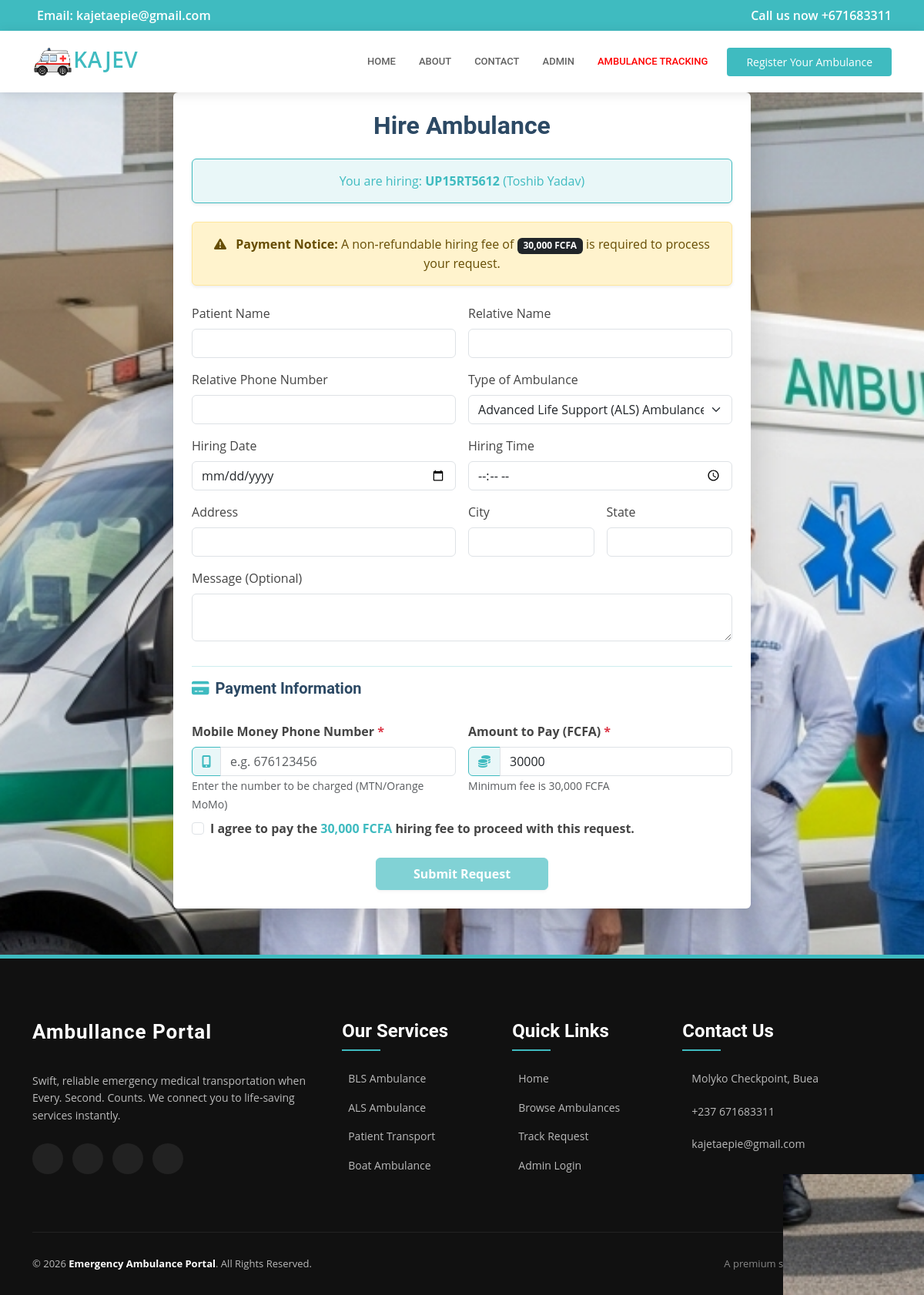
The app's page /hire-ambulance.php?id=4 with its own data.
### tables this page shows
CREATE TABLE `tblpage` (
  `ID` int(10) NOT NULL,
  `PageType` varchar(200) DEFAULT NULL,
  `PageTitle` varchar(200) DEFAULT NULL,
  `PageDescription` mediumtext DEFAULT NULL,
  `Email` varchar(200) DEFAULT NULL,
  `MobileNumber` bigint(10) DEFAULT NULL,
  `UpdationDate` timestamp NULL DEFAULT NULL ON UPDATE current_timestamp()
);

CREATE TABLE `tblambulance` (
  `ID` int(11) NOT NULL,
  `AmbulanceType` varchar(250) DEFAULT NULL,
  `AmbRegNum` varchar(250) DEFAULT NULL,
  `DriverName` varchar(250) DEFAULT NULL,
  `DriverContactNumber` bigint(20) DEFAULT NULL,
  `CreationDate` timestamp NULL DEFAULT current_timestamp(),
  `Status` varchar(250) DEFAULT NULL,
  `UpdationDate` timestamp NULL DEFAULT NULL ON UPDATE current_timestamp()
);

### hire-ambulance.php (the view, shortened to what this page needs)
<?php
include('includes/dbconnection.php');
$ambulance_id = isset($_GET['id']) ? intval($_GET['id']) : 0;
$ambulance = null;
if ($ambulance_id > 0) {
    $result = mysqli_query($con, "SELECT * FROM tblambulance WHERE ID = $ambulance_id");
    $ambulance = mysqli_fetch_assoc($result);
}
?>
<!DOCTYPE html>
<html lang="en">
<head>
    <link href="assets/vendor/fontawesome-free/css/all.min.css" rel="stylesheet">
    <link href="assets/vendor/bootstrap/css/bootstrap.min.css" rel="stylesheet">
    <link href="assets/css/style.css" rel="stylesheet">
</head>
<body>
<?php include_once('includes/header.php'); ?>
<div class="container" style="margin-top: 120px; margin-bottom: 60px;">
    <div class="p-4 rounded shadow-lg bg-white mx-auto" style="max-width: 100%; width: 750px;">
        <h2 class="mb-4 text-center fw-bold" style="color: #2c4964;">Hire Ambulance</h2>
        <?php if($ambulance): ?>
            <div class="alert alert-info text-center mb-4 shadow-sm" style="background-color: #e9f7f8; border-color: #3fbbc0; color: #3fbbc0;">You are hiring: <strong><?php echo $ambulance['AmbRegNum']; ?></strong> (<?php echo $ambulance['DriverName']; ?>)</div>
        <?php endif; ?>
        <div class="alert alert-warning text-center mb-4 shadow-sm">
            <i class="fas fa-exclamation-triangle me-2"></i>
            <strong>Payment Notice:</strong> A non-refundable hiring fee of <span class="badge bg-dark">30,000 FCFA</span> is required to process your request.
        </div>
        <form method="post" action="" id="ambulanceForm">
        <div class="row g-3">
            <div class="col-md-6">
                <label for="pname" class="form-label">Patient Name</label>
                <input type="text" class="form-control" id="pname" name="pname" required>
            </div>
            <div class="col-md-6">
                <label for="rname" class="form-label">Relative Name</label>
                <input type="text" class="form-control" id="rname" name="rname" required>
            </div>
            <div class="col-md-6">
                <label for="phone" class="form-label">Relative Phone Number</label>
                <input type="tel" class="form-control" id="phone" name="phone" pattern="[0-9]{9}" maxlength="9" required title="Enter exactly 9 digits">
            </div>
            <div class="col-md-6">
                <label for="ambulancetype" class="form-label">Type of Ambulance</label>
                <select name="ambulancetype" id="ambulancetype" class="form-select" required>
                    <option value="2" <?php if($ambulance && $ambulance['AmbulanceType']=='2') echo 'selected'; ?>>Advanced Life Support (ALS) Ambulances</option>
                </select>
            </div>
            <div class="col-md-6">
                <label for="hdate" class="form-label">Hiring Date</label>
                <input type="date" class="form-control" id="hdate" name="hdate" required>
            </div>
            <div class="col-md-6">
                <label for="htime" class="form-label">Hiring Time</label>
                <input type="time" class="form-control" id="htime" name="htime" required>
            </div>
            <div class="col-md-6">
                <label for="address" class="form-label">Address</label>
                <input type="text" class="form-control" id="address" name="address" required>
            </div>
            <div class="col-md-3">
                <label for="city" class="form-label">City</label>
                <input type="text" class="form-control" id="city" name="city" required>
            </div>
            <div class="col-md-3">
                <label for="state" class="form-label">State</label>
                <input type="text" class="form-control" id="state" name="state" required>
            </div>
            <div class="col-12">
                <label for="message" class="form-label">Message (Optional)</label>
                <textarea class="form-control" id="message" name="message" rows="2"></textarea>
            </div>
            <div class="col-12 mt-3">
                <hr style="border-color: #3fbbc0;">
                <h5 class="fw-bold mb-3" style="color:#2c4964;"><i class="fas fa-credit-card me-2" style="color:#3fbbc0;"></i>Payment Information</h5>
            </div>
            <div class="col-md-6">
                <label for="payment_phone" class="form-label fw-bold">Mobile Money Phone Number <span class="text-danger">*</span></label>
                <div class="input-group">
                    <span class="input-group-text" style="background:#e9f7f8; color:#3fbbc0; border-color:#3fbbc0;"><i class="fas fa-mobile-alt"></i></span>
                    <input type="tel" class="form-control" id="payment_phone" name="payment_phone"
                        placeholder="e.g. 676123456" maxlength="15" required
                        title="Enter your MTN or Orange mobile money number">
                </div>
                <small class="text-muted">Enter the number to be charged (MTN/Orange MoMo)</small>
            </div>
            <div class="col-md-6">
                <label for="payment_amount" class="form-label fw-bold">Amount to Pay (FCFA) <span class="text-danger">*</span></label>
                <div class="input-group">
                    <span class="input-group-text" style="background:#e9f7f8; color:#3fbbc0; border-color:#3fbbc0;"><i class="fas fa-coins"></i></span>
                    <input type="number" class="form-control" id="payment_amount" name="payment_amount"
                        value="30000" min="30000" required
                        title="Minimum amount is 30,000 FCFA">
                </div>
                <small class="text-muted">Minimum fee is 30,000 FCFA</small>
            </div>
            <div class="col-12 mt-2">
                <div class="form-check">
                    <input class="form-check-input" type="checkbox" value="" id="paymentAgreement" required>
                    <label class="form-check-label fw-bold" for="paymentAgreement">
                        I agree to pay the <span class="text-primary" style="color: #3fbbc0 !important;">30,000 FCFA</span> hiring fee to proceed with this request.
                    </label>
                </div>
            </div>
        </div>
        <div class="text-center mt-4">
            <button type="submit" name="submit" id="submitBtn" class="btn btn-primary px-5 py-2 shadow-sm" style="background-color: #3fbbc0; border-color: #3fbbc0; font-weight: bold;" disabled>Submit Request</button>
        </div>
    </form>
  </div>
</div>
<?php include_once('includes/footer.php'); ?>
</body>
</html>

### includes/header.php (shortened to what this page needs)
 <div id="topbar" class="d-flex align-items-center fixed-top">
   <div class="container d-flex align-items-center justify-content-center justify-content-md-between">
      <?php
$query=mysqli_query($con,"select * from  tblpage where PageType='contactus'");
while ($row=mysqli_fetch_array($query)) {
?>
     <div class="align-items-center d-none d-md-flex">
       <i class="bx bx-envelope"></i> Email:  <?php  echo $row['Email'];?>
     </div>
     <div class="d-flex align-items-center">
       <i class="bi bi-phone"></i> Call us now +<?php  echo $row['MobileNumber'];?>
     </div><?php } ?>
   </div>
 </div>
 <header id="header" class="fixed-top">
   <div class="container d-flex align-items-center">
     <a href="index.php" class="logo me-auto"><img src="assets/img/logo.png" alt="">KAJEV</a>
     <nav id="navbar" class="navbar order-last order-lg-0">
       <ul>
         <li><a class="nav-link scrollto " href="index.php#hero">Home</a></li>
         <li><a class="nav-link scrollto" href="index.php#about">About</a></li>
          <li><a class="nav-link scrollto" href="index.php#contact">Contact</a></li>
         <li><a class="nav-link scrollto" href="admin/login.php">Admin</a></li>
         <li><a class="nav-link scrollto" style="color: red;" href="ambulance-tracking.php">Ambulance Tracking</a></li>
       </ul>
     </nav>
     <a href="register-ambulance.php" class="appointment-btn"><span class="d-none d-md-inline">Register Your</span> Ambulance</a>
   </div>
 </header>

### includes/footer.php (shortened to what this page needs)
<footer class="professional-footer">
    <div class="container">
        <div class="footer-grid">
            <div class="footer-col about">
                <h3>Ambullance Portal</h3>
                <p>Swift, reliable emergency medical transportation when Every. Second. Counts. We connect you to life-saving services instantly.</p>
                <div class="social-links">
                    <a href="#"><i class="bi bi-facebook"></i></a>
                    <a href="#"><i class="bi bi-twitter-x"></i></a>
                    <a href="#"><i class="bi bi-instagram"></i></a>
                    <a href="#"><i class="bi bi-linkedin"></i></a>
                </div>
            </div>
            <div class="footer-col">
                <h4>Our Services</h4>
                <ul class="footer-links">
                    <li><i class="bi bi-chevron-right"></i> <a href="#">BLS Ambulance</a></li>
                    <li><i class="bi bi-chevron-right"></i> <a href="#">ALS Ambulance</a></li>
                    <li><i class="bi bi-chevron-right"></i> <a href="#">Patient Transport</a></li>
                    <li><i class="bi bi-chevron-right"></i> <a href="#">Boat Ambulance</a></li>
                </ul>
            </div>
            <div class="footer-col">
                <h4>Quick Links</h4>
                <ul class="footer-links">
                    <li><i class="bi bi-chevron-right"></i> <a href="index.php">Home</a></li>
                    <li><i class="bi bi-chevron-right"></i> <a href="index.php#ambulance-availability">Browse Ambulances</a></li>
                    <li><i class="bi bi-chevron-right"></i> <a href="check-request.php">Track Request</a></li>
                    <li><i class="bi bi-chevron-right"></i> <a href="admin/login.php">Admin Login</a></li>
                </ul>
            </div>
            <div class="footer-col contact">
                <h4>Contact Us</h4>
                <?php
                $footer_email = 'help@ambullance.com';
                $footer_phone = '671683311';
                $footer_address = 'Buea, Cameroon';
                if (isset($con)) {
                    $ft_query = mysqli_query($con, "SELECT Email, MobileNumber, PageDescription FROM tblpage WHERE PageType='contactus'");
                    if ($ft_query && mysqli_num_rows($ft_query) > 0) {
                        $ft_data = mysqli_fetch_assoc($ft_query);
                        $footer_email = !empty($ft_data['Email']) ? $ft_data['Email'] : $footer_email;
                        $footer_phone = !empty($ft_data['MobileNumber']) ? $ft_data['MobileNumber'] : $footer_phone;
                        $footer_address = !empty($ft_data['PageDescription']) ? $ft_data['PageDescription'] : $footer_address;
                    }
                }
                $display_phone = (strpos($footer_phone, '+') === 0) ? $footer_phone : '+237 ' . $footer_phone;
                ?>
                <p><i class="bi bi-geo-alt"></i> <?php echo htmlspecialchars($footer_address); ?></p>
                <p><i class="bi bi-telephone"></i> <?php echo htmlspecialchars($display_phone); ?></p>
                <p><i class="bi bi-envelope"></i> <?php echo htmlspecialchars($footer_email); ?></p>
            </div>
        </div>
        <div class="footer-bottom">
            <div class="copyright">
                &copy; <?php echo date('Y'); ?> <strong>Emergency Ambulance Portal</strong>. All Rights Reserved.
            </div>
            <div class="credits">
                A premium solution by <strong>KAJETA EPIE</strong>
            </div>
        </div>
    </div>
</footer>

### assets/css/style.css (style rules this page uses)
body { font-family: "Open Sans", sans-serif; color: #444444; }
.btn-primary { background-color: #3fbbc0 !important; border-color: #3fbbc0 !important; transition: all 0.3s ease-in-out !important; }
a { color: #3fbbc0; text-decoration: none; }
h1, h2, h3, h4, h5, h6 { font-family: "Roboto", sans-serif; }
#topbar { background: #3fbbc0; color: #fff; height: 40px; font-size: 16px; font-weight: 600; z-index: 996; transition: all 0.5s; }
#header { background: #fff; transition: all 0.5s; z-index: 997; padding: 20px 0; top: 40px; box-shadow: 0px 2px 15px rgba(0, 0, 0, 0.1); }
#header .logo { font-size: 28px; margin: 0; padding: 0; line-height: 1; font-weight: 600; letter-spacing: 0.5px; text-transform: uppercase; }
#header .logo img { max-height: 40px; }
.appointment-btn { margin-left: 25px; background: #3fbbc0; color: #fff; border-radius: 4px; padding: 8px 25px; white-space: nowrap; transition: 0.3s; font-size: 14px; display: inline-block; }
.navbar { padding: 0; }
.navbar ul { margin: 0; padding: 0; display: flex; list-style: none; align-items: center; }
.navbar li { position: relative; }
.navbar a, .navbar a:focus { display: flex; align-items: center; justify-content: space-between; padding: 10px 0 10px 30px; font-family: "Roboto", sans-serif; font-size: 13px; color: #626262; white-space: nowrap; transition: 0.3s; text-transform: uppercase; font-weight: 500; }
.professional-footer { background: #111; color: #bbb; padding: 80px 0 30px; font-size: 14px; border-top: 5px solid #3fbbc0; width: 100%; line-height: 1.6; }
.professional-footer h3, .professional-footer h4 { color: #fff; margin-bottom: 25px; font-weight: 700; position: relative; padding-bottom: 12px; }
.professional-footer h3 { font-size: 26px; letter-spacing: 1px; }
.professional-footer h4::after { content: ''; position: absolute; left: 0; bottom: 0; width: 50px; height: 2px; background: #3fbbc0; }
.professional-footer .footer-grid { display: grid; grid-template-columns: 2fr 1fr 1fr 1.5fr; gap: 40px; }
.professional-footer .footer-links { list-style: none; padding: 0; margin: 0; }
.professional-footer .footer-links li { margin: 0 0 15px 0; padding: 0; display: flex; align-items: center; gap: 8px; }
.professional-footer .footer-links li a { color: #bbb; transition: 0.3s; text-decoration: none; }
.professional-footer .social-links { margin-top: 25px; display: flex; gap: 12px; }
.professional-footer .social-links a { width: 40px; height: 40px; background: #222; color: #fff; display: flex !important; align-items: center; justify-content: center; border-radius: 50%; transition: 0.3s; text-decoration: none; font-size: 18px; }
.professional-footer .contact p { margin-bottom: 20px; display: flex; align-items: flex-start; gap: 12px; }
.professional-footer .footer-bottom { margin-top: 60px; padding-top: 30px; border-top: 1px solid #222; display: flex; justify-content: space-between; align-items: center; flex-wrap: wrap; font-size: 13px; }
.professional-footer .footer-bottom strong { color: #fff; }
.professional-footer .footer-bottom .credits { color: #888; }

### hire-ambulance.php (style rules this page uses)
body { background: url('assets/img/gallery/Ambulance2.jpg') center center fixed; background-size: cover; }

### records on screen
tblpage: Email "kajetaepie@gmail.com", MobileNumber "671683311", PageDescription "Molyko Checkpoint, Buea", MobileNumber "+237 671683311"
tblambulance: AmbRegNum "UP15RT5612", DriverName "Toshib Yadav", ambulancetype "Advanced Life Support (ALS) Ambulances"
